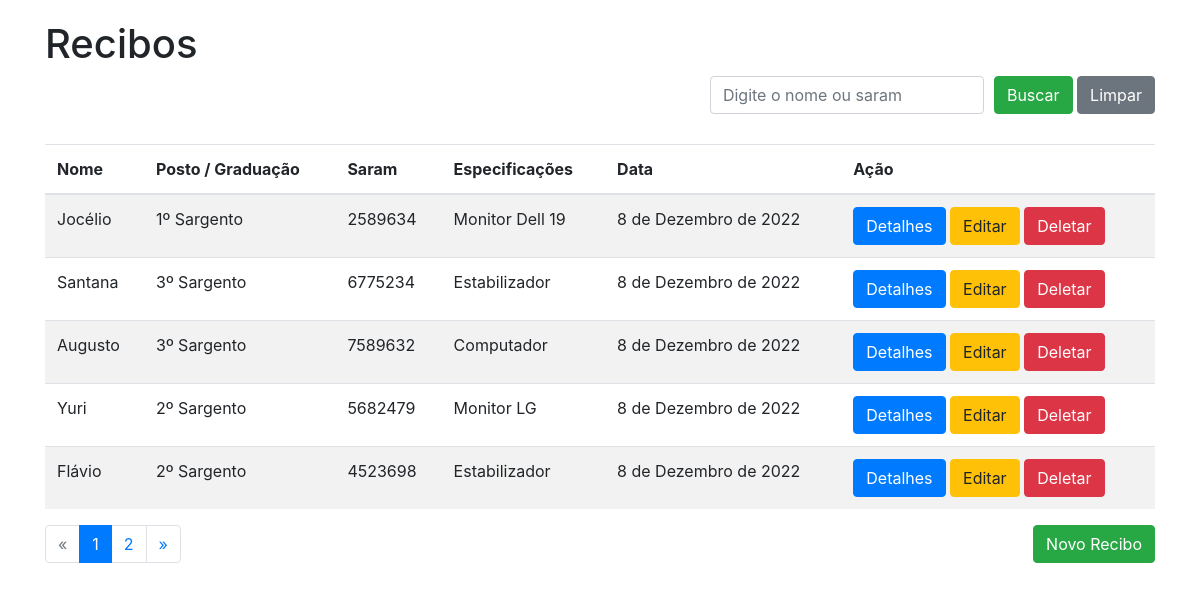
The app's page /, older data.
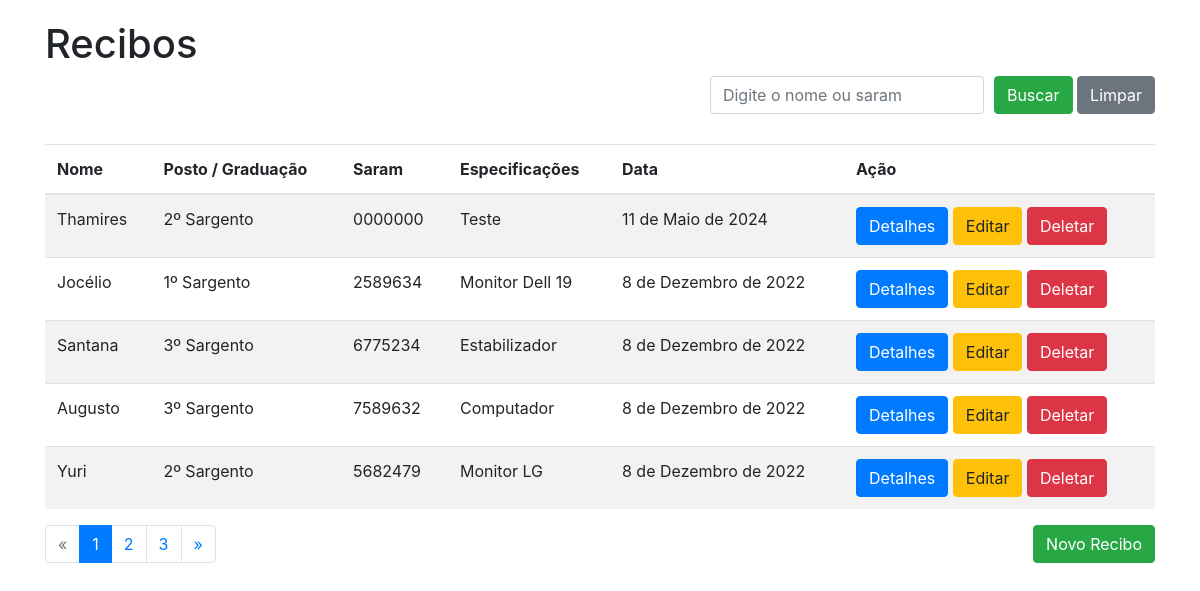
The same page, newer data.
### recibo_e_cautela/models.py (models this page shows, shortened)
class Base(models.Model):
    criados = models.DateField('Criação', auto_now_add=True)
    modificado = models.DateField('Atualização', auto_now=True)
    ativo = models.BooleanField('Ativo?', default=True)
    class Meta:
        abstract = True

class Recibo(Base):
    nome = models.CharField('Nome', max_length=100)
    saram = models.CharField('Saram', max_length=7)
    graduacao = models.CharField('Posto / Graduação', max_length=100)
    setor = models.CharField('Setor / Seção', max_length=100)
    ramal = models.CharField('Ramal', max_length=4)
    data = models.DateField('Data', default=timezone.now) # Troca do datatime por timezone
    especificacoes = models.CharField('Especifiações', max_length=200)
    observacao = models.CharField('Observação', max_length=500)
    sinf = models.CharField('SINF', max_length=4)
    lacre = models.CharField('Lacre', max_length=7)
    bmp = models.CharField('BMP', max_length=10)
    quantidade = models.IntegerField('Quantidade') # Retirada do max_lenght 100

### recibo_e_cautela/views.py (the view)
# urls.py: path('', ReciboView.as_view(), name='recibos'),
class ReciboView(ListView):
    models = Recibo
    template_name = 'recibos.html'
    paginate_by = 5
    context_object_name = 'recibos'
    def get_queryset(self):
        busca = self.request.GET.get('busca')
        if busca:
            recibos = Recibo.objects.filter(nome__contains=busca) or Recibo.objects.filter(saram__contains=busca)
        else:
            recibos = Recibo.objects.all().order_by('-id')
        return recibos

### recibo_e_cautela/templates/recibos.html
{% extends 'base.html' %}
{% load humanize %}
{% block content %}
    <div class="content">
      <h1>Recibos</h1>
        <form action="?" method="get">
            <div class="block-busca">
                <div class="input-busca">
                    <input type="text" class="form-control" name="busca" value="{{ request.GET.busca }}" autocomplete="off" placeholder="Digite o nome ou saram">
                </div>
                <div class="bt-busca">
                    <button type="submit" class="btn btn-success">Buscar</button>
                    <a href="{% url 'recibos' %}" class="btn btn-secondary">Limpar</a>
                </div>
            </div>
        </form>
        <table class="table table-striped">
          <thead>
              <tr>
                  <th scope="col">Nome</th>
                  <th scope="col">Posto / Graduação</th>
                  <th scope="col">Saram</th>
                  <th scope="col">Especificações</th>
                  <th scope="col">Data</th>
                  <th scope="col">Ação</th>
              </tr>
          </thead>
          <tbody>
          {% for recibo in page_obj %}
            <tr>
                <td scope="row">{{ recibo.nome }}</td>
                <td scope="row">{{ recibo.graduacao }}</td>
                <td scope="row">{{ recibo.saram }}</td>
                <td scope="row">{{ recibo.especificacoes }}</td>
                <td scope="row">{{ recibo.data }}</td>
                <td>
                    <a href="{% url 'detail_recibo' recibo.pk %}" class="btn btn-primary">Detalhes</a>
                    <a href="{% url 'update_recibo' recibo.pk %}" class="btn btn-warning">Editar</a>
                    <a href="{% url 'delete_recibo' recibo.pk %}" class="btn btn-danger">Deletar</a>
                </td>
            </tr>
          {% endfor %}
          </tbody>
        </table>
        <a href="{% url 'adicionar_recibo' %}" class="btn bt-add btn-success">Novo Recibo</a>
        {% include 'paginator.html' %}
    </div>
{% endblock %}

Row changes from the older to the newer data that the page shows:
no longer on this page (row unchanged): Recibo: nome "Flávio", graduacao "2º Sargento", saram "4523698", especificacoes "Estabilizador", data "8 de Dezembro de 2022"
added Recibo: nome "Thamires", graduacao "2º Sargento", saram "0000000", especificacoes "Teste", data "11 de Maio de 2024"
Text that changed along with them:
new list line: "3"
